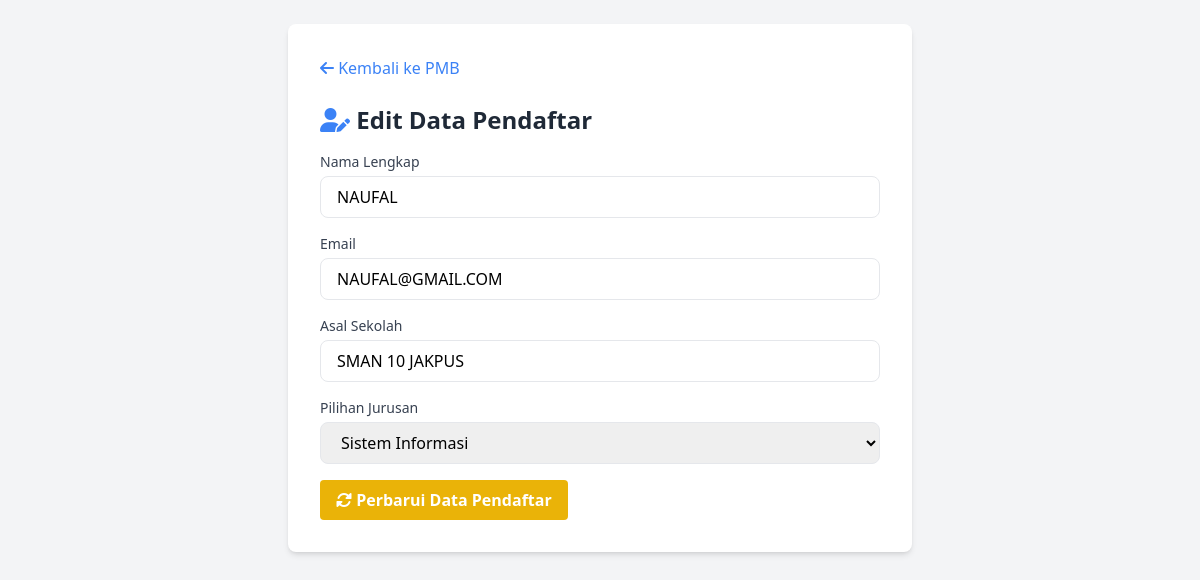
Screenshot of /edit_pmb.php?id=3 (signed in) with the database file from the repository.
### tables this page shows
CREATE TABLE `pmb` (
  `id` int(11) NOT NULL,
  `nama` varchar(100) NOT NULL,
  `email` varchar(100) NOT NULL,
  `asal_sekolah` varchar(100) DEFAULT NULL,
  `jurusan` varchar(100) NOT NULL,
  `jenis_kelamin` enum('Laki-laki','Perempuan') NOT NULL,
  `berkas` varchar(255) DEFAULT NULL,
  `status` enum('diproses','diterima','ditolak') DEFAULT 'diproses'
);

### edit_pmb.php (the view, shortened to what this page needs)
<?php
require 'app/config/db.php';
$id = $_GET['id'];
$result = $conn->query("SELECT * FROM pmb WHERE id = $id");
$pmb = $result->fetch_assoc();
$jurusan_list = [
    "Teknik Informatika",
    "Sistem Informasi",
    "Manajemen",
    "Akuntansi",
    "Desain Komunikasi Visual"
];
?>
<!DOCTYPE html>
<html lang="id">
<head>
    <script src="https://cdn.tailwindcss.com"></script>
    <link rel="stylesheet" href="https://cdnjs.cloudflare.com/ajax/libs/font-awesome/6.0.0-beta3/css/all.min.css">
</head>
<body class="bg-gray-100">
    <div class="container mx-auto p-6 max-w-2xl">
        <div class="bg-white p-8 rounded-lg shadow-md">
            <a href="pmb.php" class="text-blue-500 hover:underline mb-6 inline-block"><i class="fas fa-arrow-left"></i> Kembali ke PMB</a>
            <h2 class="text-2xl font-bold text-gray-800 mb-4"><i class="fas fa-user-edit text-blue-500"></i> Edit Data Pendaftar</h2>
            <form method="post" action="app/controllers/pmb_crud.php" class="space-y-4">
                <div>
                    <label for="nama" class="block text-sm font-medium text-gray-700">Nama Lengkap</label>
                    <input id="nama" class="mt-1 w-full px-4 py-2 border rounded-lg focus:outline-none focus:ring-2 focus:ring-blue-500" type="text" name="nama" value="<?= htmlspecialchars($pmb['nama']) ?>" required>
                </div>
                <div>
                    <label for="email" class="block text-sm font-medium text-gray-700">Email</label>
                    <input id="email" class="mt-1 w-full px-4 py-2 border rounded-lg focus:outline-none focus:ring-2 focus:ring-blue-500" type="email" name="email" value="<?= htmlspecialchars($pmb['email']) ?>" required>
                </div>
                 <div>
                    <label for="asal_sekolah" class="block text-sm font-medium text-gray-700">Asal Sekolah</label>
                    <input id="asal_sekolah" class="mt-1 w-full px-4 py-2 border rounded-lg focus:outline-none focus:ring-2 focus:ring-blue-500" type="text" name="asal_sekolah" value="<?= htmlspecialchars($pmb['asal_sekolah']) ?>" required>
                </div>
                 <div>
                    <label for="jurusan" class="block text-sm font-medium text-gray-700">Pilihan Jurusan</label>
                    <select id="jurusan" name="jurusan" class="mt-1 w-full px-4 py-2 border rounded-lg focus:outline-none focus:ring-2 focus:ring-blue-500" required>
                        <?php foreach($jurusan_list as $jur): ?>
                            <option value="<?= $jur ?>" <?= ($pmb['jurusan'] == $jur) ? 'selected' : '' ?>>
                                <?= $jur ?>
                            </option>
                        <?php endforeach; ?>
                    </select>
                </div>
                <button type="submit" name="update_pmb" class="bg-yellow-500 hover:bg-yellow-600 text-white font-bold py-2 px-4 rounded transition duration-300">
                    <i class="fas fa-sync-alt"></i> Perbarui Data Pendaftar
                </button>
            </form>
        </div>
    </div>
</body>
</html>

### rows the page displays
pmb: nama "NAUFAL", email "NAUFAL@GMAIL.COM", asal_sekolah "SMAN 10 JAKPUS", jurusan "Sistem Informasi"
